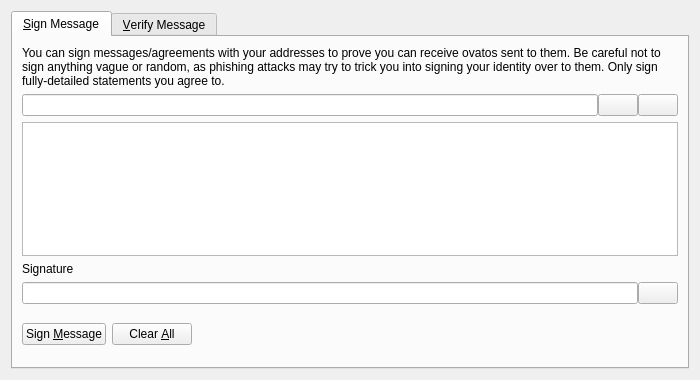
<?xml version="1.0" encoding="UTF-8"?>
<ui version="4.0">
 <class>SignVerifyMessageDialog</class>
 <widget class="QDialog" name="SignVerifyMessageDialog">
  <property name="geometry">
   <rect>
    <x>0</x>
    <y>0</y>
    <width>700</width>
    <height>380</height>
   </rect>
  </property>
  <property name="windowTitle">
   <string>Signatures - Sign / Verify a Message</string>
  </property>
  <property name="modal">
   <bool>true</bool>
  </property>
  <layout class="QVBoxLayout" name="verticalLayout">
   <item>
    <widget class="QTabWidget" name="tabWidget">
     <property name="currentIndex">
      <number>0</number>
     </property>
     <widget class="QWidget" name="tabSignMessage">
      <attribute name="title">
       <string>&amp;Sign Message</string>
      </attribute>
      <layout class="QVBoxLayout" name="verticalLayout_SM">
       <item>
        <widget class="QLabel" name="infoLabel_SM">
         <property name="text">
          <string>You can sign messages/agreements with your addresses to prove you can receive ovatos sent to them. Be careful not to sign anything vague or random, as phishing attacks may try to trick you into signing your identity over to them. Only sign fully-detailed statements you agree to.</string>
         </property>
         <property name="textFormat">
          <enum>Qt::PlainText</enum>
         </property>
         <property name="wordWrap">
          <bool>true</bool>
         </property>
        </widget>
       </item>
       <item>
        <layout class="QHBoxLayout" name="horizontalLayout_1_SM">
         <property name="spacing">
          <number>0</number>
         </property>
         <item>
          <widget class="QValidatedLineEdit" name="addressIn_SM">
           <property name="toolTip">
            <string>The Ovato address to sign the message with</string>
           </property>
          </widget>
         </item>
         <item>
          <widget class="QPushButton" name="addressBookButton_SM">
           <property name="toolTip">
            <string>Choose previously used address</string>
           </property>
           <property name="text">
            <string/>
           </property>
           <property name="icon">
            <iconset resource="../bitcoin.qrc">
             <normaloff>:/icons/address-book</normaloff>:/icons/address-book</iconset>
           </property>
           <property name="shortcut">
            <string>Alt+A</string>
           </property>
           <property name="autoDefault">
            <bool>false</bool>
           </property>
          </widget>
         </item>
         <item>
          <widget class="QPushButton" name="pasteButton_SM">
           <property name="toolTip">
            <string>Paste address from clipboard</string>
           </property>
           <property name="text">
            <string/>
           </property>
           <property name="icon">
            <iconset resource="../bitcoin.qrc">
             <normaloff>:/icons/editpaste</normaloff>:/icons/editpaste</iconset>
           </property>
           <property name="shortcut">
            <string>Alt+P</string>
           </property>
           <property name="autoDefault">
            <bool>false</bool>
           </property>
          </widget>
         </item>
        </layout>
       </item>
       <item>
        <widget class="QPlainTextEdit" name="messageIn_SM">
         <property name="toolTip">
          <string>Enter the message you want to sign here</string>
         </property>
        </widget>
       </item>
       <item>
        <widget class="QLabel" name="signatureLabel_SM">
         <property name="text">
          <string>Signature</string>
         </property>
         <property name="textFormat">
          <enum>Qt::PlainText</enum>
         </property>
        </widget>
       </item>
       <item>
        <layout class="QHBoxLayout" name="horizontalLayout_2_SM">
         <property name="spacing">
          <number>0</number>
         </property>
         <item>
          <widget class="QLineEdit" name="signatureOut_SM">
           <property name="font">
            <font>
             <italic>true</italic>
            </font>
           </property>
           <property name="readOnly">
            <bool>true</bool>
           </property>
          </widget>
         </item>
         <item>
          <widget class="QPushButton" name="copySignatureButton_SM">
           <property name="toolTip">
            <string>Copy the current signature to the system clipboard</string>
           </property>
           <property name="text">
            <string/>
           </property>
           <property name="icon">
            <iconset resource="../bitcoin.qrc">
             <normaloff>:/icons/editcopy</normaloff>:/icons/editcopy</iconset>
           </property>
           <property name="autoDefault">
            <bool>false</bool>
           </property>
          </widget>
         </item>
        </layout>
       </item>
       <item>
        <layout class="QHBoxLayout" name="horizontalLayout_3_SM">
         <item>
          <widget class="QPushButton" name="signMessageButton_SM">
           <property name="toolTip">
            <string>Sign the message to prove you own this Ovato address</string>
           </property>
           <property name="text">
            <string>Sign &amp;Message</string>
           </property>
           <property name="icon">
            <iconset resource="../bitcoin.qrc">
             <normaloff>:/icons/edit</normaloff>:/icons/edit</iconset>
           </property>
           <property name="autoDefault">
            <bool>false</bool>
           </property>
          </widget>
         </item>
         <item>
          <widget class="QPushButton" name="clearButton_SM">
           <property name="toolTip">
            <string>Reset all sign message fields</string>
           </property>
           <property name="text">
            <string>Clear &amp;All</string>
           </property>
           <property name="icon">
            <iconset resource="../bitcoin.qrc">
             <normaloff>:/icons/remove</normaloff>:/icons/remove</iconset>
           </property>
           <property name="autoDefault">
            <bool>false</bool>
           </property>
          </widget>
         </item>
         <item>
          <spacer name="horizontalSpacer_1_SM">
           <property name="orientation">
            <enum>Qt::Horizontal</enum>
           </property>
           <property name="sizeHint" stdset="0">
            <size>
             <width>40</width>
             <height>48</height>
            </size>
           </property>
          </spacer>
         </item>
         <item>
          <widget class="QLabel" name="statusLabel_SM">
           <property name="font">
            <font>
             <weight>75</weight>
             <bold>true</bold>
            </font>
           </property>
           <property name="text">
            <string/>
           </property>
           <property name="wordWrap">
            <bool>true</bool>
           </property>
          </widget>
         </item>
         <item>
          <spacer name="horizontalSpacer_2_SM">
           <property name="orientation">
            <enum>Qt::Horizontal</enum>
           </property>
           <property name="sizeHint" stdset="0">
            <size>
             <width>40</width>
             <height>48</height>
            </size>
           </property>
          </spacer>
         </item>
        </layout>
       </item>
      </layout>
     </widget>
     <widget class="QWidget" name="tabVerifyMessage">
      <attribute name="title">
       <string>&amp;Verify Message</string>
      </attribute>
      <layout class="QVBoxLayout" name="verticalLayout_VM">
       <item>
        <widget class="QLabel" name="infoLabel_VM">
         <property name="text">
          <string>Enter the receiver's address, message (ensure you copy line breaks, spaces, tabs, etc. exactly) and signature below to verify the message. Be careful not to read more into the signature than what is in the signed message itself, to avoid being tricked by a man-in-the-middle attack. Note that this only proves the signing party receives with the address, it cannot prove sendership of any transaction!</string>
         </property>
         <property name="textFormat">
          <enum>Qt::PlainText</enum>
         </property>
         <property name="alignment">
          <set>Qt::AlignLeading|Qt::AlignLeft|Qt::AlignTop</set>
         </property>
         <property name="wordWrap">
          <bool>true</bool>
         </property>
        </widget>
       </item>
       <item>
        <layout class="QHBoxLayout" name="horizontalLayout_1_VM">
         <property name="spacing">
          <number>0</number>
         </property>
         <item>
          <widget class="QValidatedLineEdit" name="addressIn_VM">
           <property name="toolTip">
            <string>The Ovato address the message was signed with</string>
           </property>
          </widget>
         </item>
         <item>
          <widget class="QPushButton" name="addressBookButton_VM">
           <property name="toolTip">
            <string>Choose previously used address</string>
           </property>
           <property name="text">
            <string/>
           </property>
           <property name="icon">
            <iconset resource="../bitcoin.qrc">
             <normaloff>:/icons/address-book</normaloff>:/icons/address-book</iconset>
           </property>
           <property name="shortcut">
            <string>Alt+A</string>
           </property>
           <property name="autoDefault">
            <bool>false</bool>
           </property>
          </widget>
         </item>
        </layout>
       </item>
       <item>
        <widget class="QPlainTextEdit" name="messageIn_VM"/>
       </item>
       <item>
        <widget class="QValidatedLineEdit" name="signatureIn_VM"/>
       </item>
       <item>
        <layout class="QHBoxLayout" name="horizontalLayout_2_VM">
         <item>
          <widget class="QPushButton" name="verifyMessageButton_VM">
           <property name="toolTip">
            <string>Verify the message to ensure it was signed with the specified Ovato address</string>
           </property>
           <property name="text">
            <string>Verify &amp;Message</string>
           </property>
           <property name="icon">
            <iconset resource="../bitcoin.qrc">
             <normaloff>:/icons/transaction_0</normaloff>:/icons/transaction_0</iconset>
           </property>
           <property name="autoDefault">
            <bool>false</bool>
           </property>
          </widget>
         </item>
         <item>
          <widget class="QPushButton" name="clearButton_VM">
           <property name="toolTip">
            <string>Reset all verify message fields</string>
           </property>
           <property name="text">
            <string>Clear &amp;All</string>
           </property>
           <property name="icon">
            <iconset resource="../bitcoin.qrc">
             <normaloff>:/icons/remove</normaloff>:/icons/remove</iconset>
           </property>
           <property name="autoDefault">
            <bool>false</bool>
           </property>
          </widget>
         </item>
         <item>
          <spacer name="horizontalSpacer_1_VM">
           <property name="orientation">
            <enum>Qt::Horizontal</enum>
           </property>
           <property name="sizeHint" stdset="0">
            <size>
             <width>40</width>
             <height>48</height>
            </size>
           </property>
          </spacer>
         </item>
         <item>
          <widget class="QLabel" name="statusLabel_VM">
           <property name="font">
            <font>
             <weight>75</weight>
             <bold>true</bold>
            </font>
           </property>
           <property name="text">
            <string/>
           </property>
           <property name="wordWrap">
            <bool>true</bool>
           </property>
          </widget>
         </item>
         <item>
          <spacer name="horizontalSpacer_2_VM">
           <property name="orientation">
            <enum>Qt::Horizontal</enum>
           </property>
           <property name="sizeHint" stdset="0">
            <size>
             <width>40</width>
             <height>48</height>
            </size>
           </property>
          </spacer>
         </item>
        </layout>
       </item>
      </layout>
     </widget>
    </widget>
   </item>
  </layout>
 </widget>
 <customwidgets>
  <customwidget>
   <class>QValidatedLineEdit</class>
   <extends>QLineEdit</extends>
   <header>qvalidatedlineedit.h</header>
  </customwidget>
 </customwidgets>
 <resources>
  <include location="../bitcoin.qrc"/>
 </resources>
 <connections/>
</ui>
